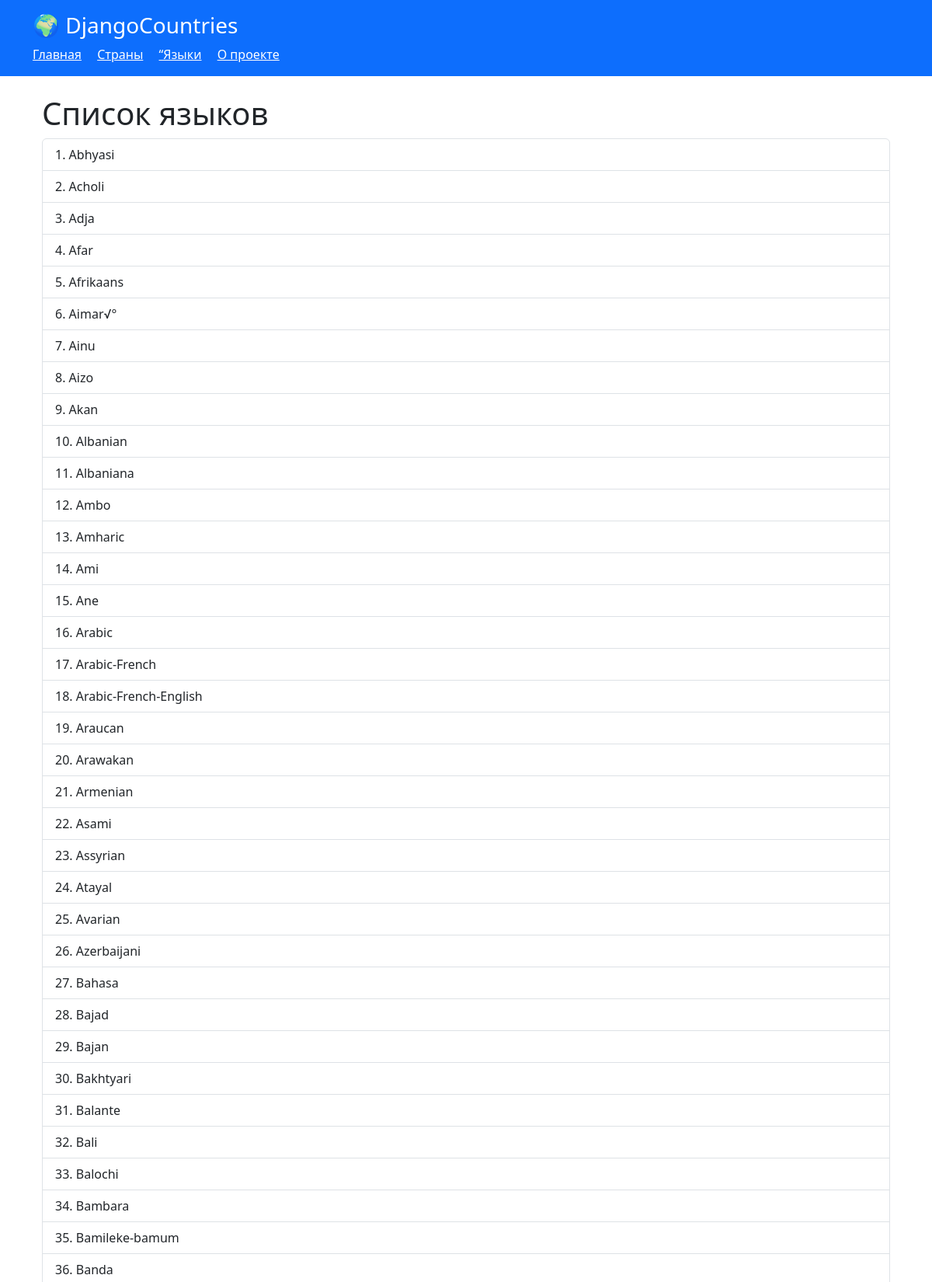
The app's page /countries/languages/ (upper part) with its own data.
### MainApp/models.py (models this page shows, shortened)
class Language(models.Model):
    name = models.CharField(max_length=100, unique=True)

### MainApp/views.py (the view)
# urls.py: path('countries/languages/', views.languages_view, name='languages-list'),
def languages_view(request):
    languages = Language.objects.all().prefetch_related('countries').order_by('name')
    return render(request, 'lang.html', {'languages': languages})

### MainApp/templates/lang.html (shortened to what this page needs)
{% extends 'base.html' %}
{% block content %}
<div class="container mt-4">
    <h1>Список языков</h1>
<ol class="list-group list-group-numbered">
    {% for lang in languages.all %}
        <li class="list-group-item">{{ lang.name }}</li>
    {% endfor %}
</ol>
</div>
{% endblock %}

### records on screen
Language: name "Abhyasi"
Language: name "Acholi"
Language: name "Adja"
Language: name "Afar"
Language: name "Afrikaans"
Language: name "Aimar√°"
Language: name "Ainu"
Language: name "Aizo"
Language: name "Akan"
Language: name "Albanian"
Language: name "Albaniana"
Language: name "Ambo"
Language: name "Amharic"
Language: name "Ami"
Language: name "Ane"
Language: name "Arabic"
Language: name "Arabic-French"
Language: name "Arabic-French-English"
Language: name "Araucan"
Language: name "Arawakan"
Language: name "Armenian"
Language: name "Asami"
Language: name "Assyrian"
Language: name "Atayal"
Language: name "Avarian"
Language: name "Azerbaijani"
Language: name "Bahasa"
Language: name "Bajad"
Language: name "Bajan"
Language: name "Bakhtyari"
Language: name "Balante"
Language: name "Bali"
Language: name "Balochi"
Language: name "Bambara"
Language: name "Bamileke-bamum"
Language: name "Banda"
